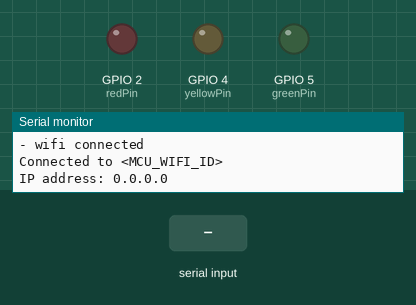
Recording of a sketch running on a simulated ESP8266 (NodeMCU). Shown: output pins drawn as LEDs (lit = HIGH), the last lines printed to the serial monitor. The test bench sets the inputs (shaded band). WiFi joins after 1.5 s; servers stay silent unless stated; uploads are accepted with an empty reply.

Above: at 6.2 s.
6.3 s: "red\n" received over Serial
At 8.7 s:
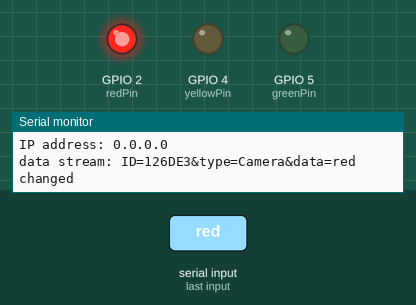
9.0 s: "green\n" received over Serial
At 10.9 s:
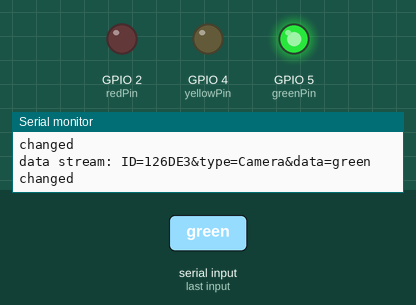
11.7 s: "too much traffic\n" received over Serial
At 12.3 s:
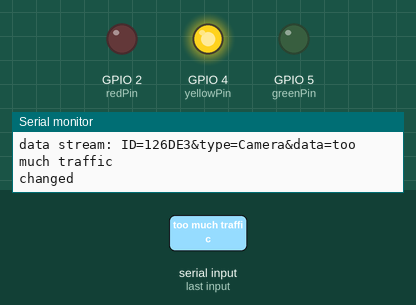
Timing chart, 0 to 14.7 s (numbered marks = the images above; inputs shaded):
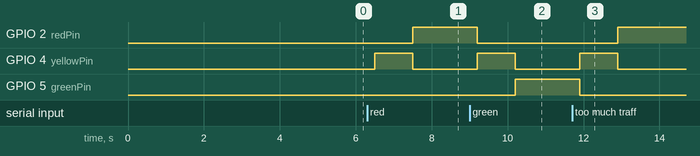

The sketch:

mcu_client_1.ino
```cpp
#include <ESP8266WiFi.h>
#include <ESP8266HTTPClient.h>

#define redPin     2
#define yellowPin  4
#define greenPin   5
//=============================================CAMERA DEVICE ID==============================================
String id = "126DE3";
String type = "Camera";
//==================================================================================================================
String data;
//============================================WIFI CREDENTIALS OF HUB================================================
const char* ssid = "<MCU_WIFI_ID>";
const char* password = "<MCU_WIFI_PASS>";
String host = "http://<ip of the mcu server>/feed?";
//============================================defining the object====================================================
WiFiClient client;
HTTPClient http;
//============================================defining the IP Address of the sensor==================================
IPAddress ip (192,168,4,32);
IPAddress gateway (192,168,4,1);
IPAddress subnet (255, 255, 255, 0);

//============================================SETUP PART=============================================================
void setup() {
  pinMode(redPin, OUTPUT);
  pinMode(yellowPin, OUTPUT);
  pinMode(greenPin, OUTPUT);
  Serial.begin(9600);
  ESP.eraseConfig();
  WiFi.persistent(false);
  Serial.println("SET ESP IN STA MODE");
  WiFi.mode(WIFI_STA);
  Serial.println("- connecting to wifi");
  WiFi.config(ip, gateway, subnet);
  WiFi.begin(ssid, password);
  Serial.println(".");
  Serial.println("- wifi connected");
  Serial.print("Connected to ");
  Serial.println(ssid);
  Serial.print("IP address: ");
  Serial.println(WiFi.localIP());
  delay(5000);

}
//============================================SEND THE DATA TO SERVER================================================
void senddata(String str){
      data = "ID=";
      data += String(id);
      data += "&type=";
      data += String(type);
      data += "&data=";
      data += String(str);
      http.begin(client, host);
      http.addHeader("content-type","application/x-www-form-urlencoded");
      http.POST(data);
      http.writeToStream(&Serial);
      http.end();
      Serial.println("data stream: "+data);
}

void toggleLights(String lightColor) {
  // Turn off all lights initially
  digitalWrite(redPin, LOW);
  digitalWrite(yellowPin, LOW);
  digitalWrite(greenPin, LOW);

  // Toggle the specified light
  if (lightColor == "red") {
    digitalWrite(greenPin, LOW);
    digitalWrite(yellowPin, HIGH);
    delay(1000);
    digitalWrite(yellowPin, LOW);
    digitalWrite(redPin, HIGH);
  }
  else if (lightColor == "green") {
    digitalWrite(redPin, LOW);
    digitalWrite(yellowPin, HIGH);
    delay(1000);
    digitalWrite(yellowPin, LOW);
    digitalWrite(greenPin, HIGH);
  }
  Serial.println("changed");
}

//============================================LOOP PART================================================
void loop () {
  if(Serial.available()){
      String dataInput = Serial.readStringUntil('\r\n');
      senddata(dataInput);
      toggleLights(dataInput);
      if(dataInput=="too much traffic" || dataInput=="Emergency Vehical" || dataInput=="Accident"){
        toggleLights("red");
      }
      if(dataInput=="less traffic"){
        toggleLights("green");
      }
    }
}
```

Measured:
- after the input at 6.3 s, GPIO 2 (redPin): LOW → HIGH after 1.2 s; GPIO 4 (yellowPin): LOW → HIGH after 0.20 s, → LOW 1.0 s later
- after the input at 9.0 s, GPIO 2 (redPin): HIGH → LOW after 0.20 s; GPIO 4 (yellowPin): LOW → HIGH after 0.20 s, → LOW 1.0 s later; GPIO 5 (greenPin): LOW → HIGH after 1.2 s
- after the input at 11.7 s, GPIO 2 (redPin): LOW → HIGH after 1.2 s; GPIO 4 (yellowPin): LOW → HIGH after 0.20 s, → LOW 1.0 s later; GPIO 5 (greenPin): HIGH → LOW after 0.20 s
